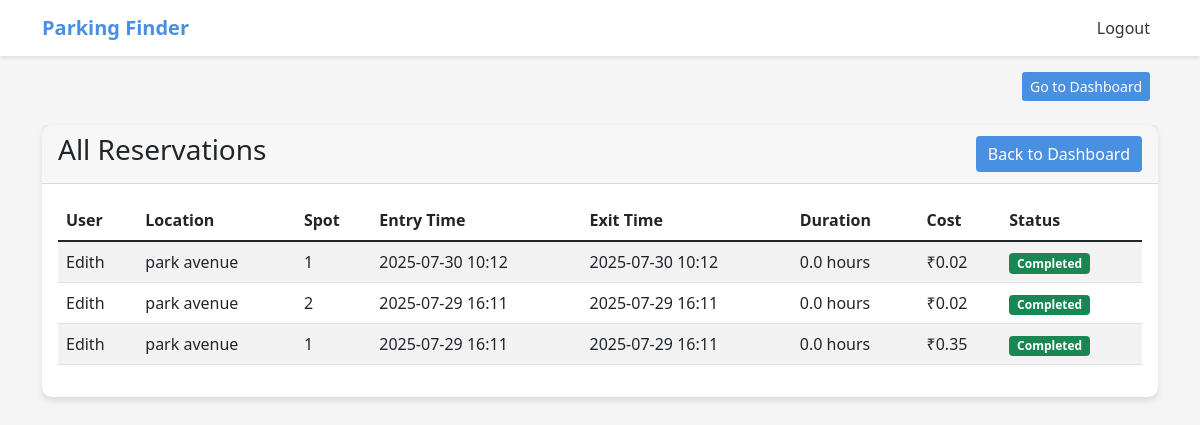
/admin/reservations (signed in), run on an earlier commit of the app's database.
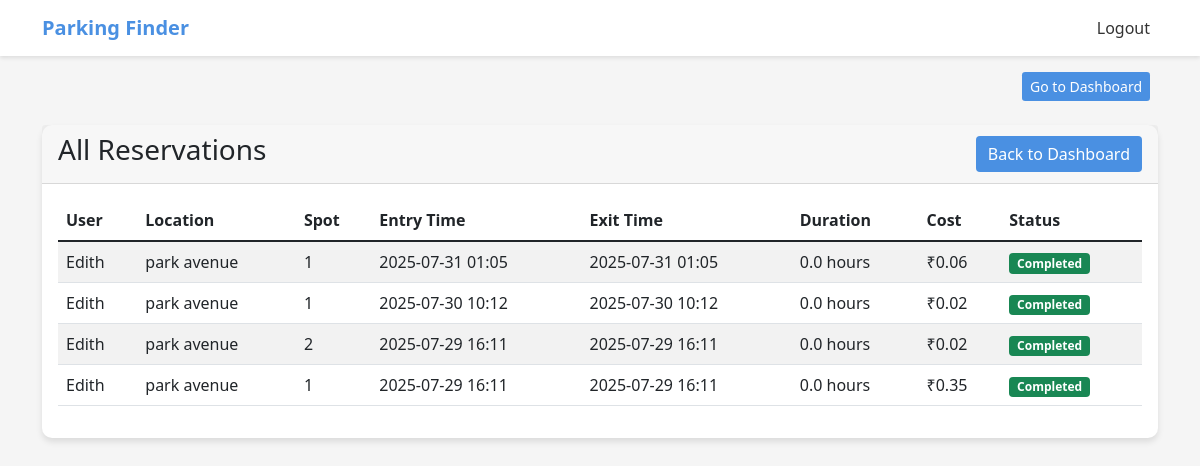
And on a later commit of the database.
### app/models.py (models this page shows, shortened)
class Reservation(db.Model):
    __tablename__ = 'reservations'
    id = db.Column(db.Integer, primary_key=True)
    spot_id = db.Column(db.Integer, db.ForeignKey('parking_spots.id'), nullable=False)
    user_id = db.Column(db.Integer, db.ForeignKey('users.id'), nullable=False)
    parking_time = db.Column(db.DateTime, default=datetime.utcnow)
    leaving_time = db.Column(db.DateTime)
    cost_per_hour = db.Column(db.Float)
    def calculate_total_cost(self):
        if not self.leaving_time:
            return 0
        duration = (self.leaving_time - self.parking_time).total_seconds() / 3600  # hours
        return round(duration * self.cost_per_hour, 2)

class User(UserMixin, db.Model):
    __tablename__ = 'users'
    id = db.Column(db.Integer, primary_key=True)
    username = db.Column(db.String(64), unique=True, nullable=False)
    email = db.Column(db.String(120), unique=True, nullable=False)
    full_name = db.Column(db.String(120), nullable=False)
    password_hash = db.Column(db.String(128), nullable=False)
    created_at = db.Column(db.DateTime, default=datetime.utcnow)
    is_admin =  db.Column(db.Boolean, default=False)
    reservations = db.relationship('Reservation', backref='user', lazy=True, cascade="all, delete-orphan")

class ParkingLot(db.Model):
    __tablename__ = 'parking_lots'
    id = db.Column(db.Integer, primary_key=True)
    prime_location_name = db.Column(db.String(100), nullable=False)
    address = db.Column(db.String(200), nullable=False)
    pin_code = db.Column(db.String(6), nullable=False)
    price_per_hour = db.Column(db.Float, nullable=False)
    max_spots = db.Column(db.Integer, nullable=False)
    spots = db.relationship('ParkingSpot', backref='lot', lazy=True, cascade="all, delete-orphan")

class ParkingSpot(db.Model):
    __tablename__ = 'parking_spots'
    id = db.Column(db.Integer, primary_key=True)
    lot_id = db.Column(db.Integer, db.ForeignKey('parking_lots.id'), nullable=False)
    status = db.Column(db.String(1), default='A')  # A - Available, O - Occupied
    reservation = db.relationship('Reservation', backref='spot', uselist=False)

### app/routes.py (the view)
@admin.route('/reservations')
@admin_required
def view_all_reservations():
    from datetime import datetime
    reservations = Reservation.query.order_by(Reservation.parking_time.desc()).all()
    now = datetime.utcnow()
    return render_template('admin/reservations.html', reservations=reservations, now=now)

### app/__init__.py (called while the page is built)
@login_manager.user_loader
def load_user(user_id):
    from .models import User
    return User.query.get(int(user_id))

### app/templates/admin/reservations.html
{% extends 'base.html' %}
{% block content %}
<div class="container mt-4">
    <div class="card">
        <div class="card-header d-flex justify-content-between align-items-center">
            <h3>All Reservations</h3>
            <a href="{{ url_for('admin.admin_dashboard') }}" class="btn btn-primary">Back to Dashboard</a>
        </div>
        <div class="card-body">
            <div class="table-responsive">
                <table class="table table-striped">
                    <thead>
                        <tr>
                            <th>User</th>
                            <th>Location</th>
                            <th>Spot</th>
                            <th>Entry Time</th>
                            <th>Exit Time</th>
                            <th>Duration</th>
                            <th>Cost</th>
                            <th>Status</th>
                        </tr>
                    </thead>
                    <tbody>
                        {% for reservation in reservations %}
                        <tr>
                            <td>{{ reservation.user.full_name }}</td>
                            <td>{{ reservation.spot.lot.prime_location_name }}</td>
                            <td>{{ reservation.spot.id }}</td>
                            <td>{{ reservation.parking_time.strftime('%Y-%m-%d %H:%M') }}</td>
                            <td>
                                {% if reservation.leaving_time %}
                                    {{ reservation.leaving_time.strftime('%Y-%m-%d %H:%M') }}
                                {% else %}
                                    Active
                                {% endif %}
                            </td>
                            <td>
                                {% if reservation.leaving_time %}
                                    {{ ((reservation.leaving_time - reservation.parking_time).total_seconds() / 3600)|round(1) }} hours
                                {% else %}
                                    {{ ((now - reservation.parking_time).total_seconds() / 3600)|round(1) }} hours
                                {% endif %}
                            </td>
                            <td>
                                {% if reservation.leaving_time %}
                                    ₹{{ reservation.calculate_total_cost() }}
                                {% else %}
                                    In Progress
                                {% endif %}
                            </td>
                            <td>
                                <span class="badge {% if reservation.leaving_time %}bg-success{% else %}bg-primary{% endif %}">
                                    {% if reservation.leaving_time %}Completed{% else %}Active{% endif %}
                                </span>
                            </td>
                        </tr>
                        {% endfor %}
                    </tbody>
                </table>
            </div>
        </div>
    </div>
</div>
{% endblock %}

### app/templates/base.html (shortened to what this page needs)
<!DOCTYPE html>
<html lang="en">
<head>
    <link href="https://cdn.jsdelivr.net/npm/bootstrap@5.1.3/dist/css/bootstrap.min.css" rel="stylesheet">
</head>
<body>
    <nav class="navbar navbar-expand-lg navbar-dark">
        <div class="container">
            <a class="navbar-brand" >Parking Finder</a>
            <div class="collapse navbar-collapse" id="navbarNav">
                <ul class="navbar-nav ms-auto">
                    {% if current_user.is_authenticated %}
                        <li class="nav-item">
                            <a class="nav-link" href="{{ url_for('auth.logout') }}">Logout</a>
                        </li>
                    {% endif %}
                </ul>
            </div>
        </div>
    </nav>
    {% if current_user.is_authenticated %}
        <div class="container mt-2 d-flex justify-content-end">
            {% if current_user.is_admin and request.endpoint != 'admin.admin_dashboard' %}
                <a href="{{ url_for('admin.admin_dashboard') }}" class="btn btn-primary btn-sm me-2">
                    Go to Dashboard
                </a>
            {% elif not current_user.is_admin and request.endpoint != 'user.user_dashboard' %}
                <a href="{{ url_for('user.user_dashboard') }}" class="btn btn-primary btn-sm me-2">
                    Go to Dashboard
                </a>
            {% endif %}
        </div>
    {% endif %}
    {% block content %}
    {% endblock %}
</body>
</html>

### app/templates/base.html (style rules this page uses)
:root { --primary-color: #4A90E2; --secondary-color: #F5F5F5; --accent-color: #34C759; }
body { background-color: var(--secondary-color); font-family: 'Segoe UI', sans-serif; }
.navbar { background-color: white; box-shadow: 0 2px 4px rgba(0,0,0,0.1); }
.navbar-brand { color: var(--primary-color) !important; font-weight: bold; }
.nav-link { color: #333 !important; }
.card { border-radius: 10px; border: none; box-shadow: 0 4px 6px rgba(0,0,0,0.1); }
.btn-primary { background-color: var(--primary-color); border: none; }

What changed in the data, as far as the page shows it:
added Reservation: user.full_name "Edith", spot.lot.prime_location_name "park avenue", spot.id "1", parking_time "2025-07-31 01:05", leaving_time "2025-07-31 01:05", leaving_time+parking_time "0.0", calculate_total_cost "0.06", shows "Completed"
